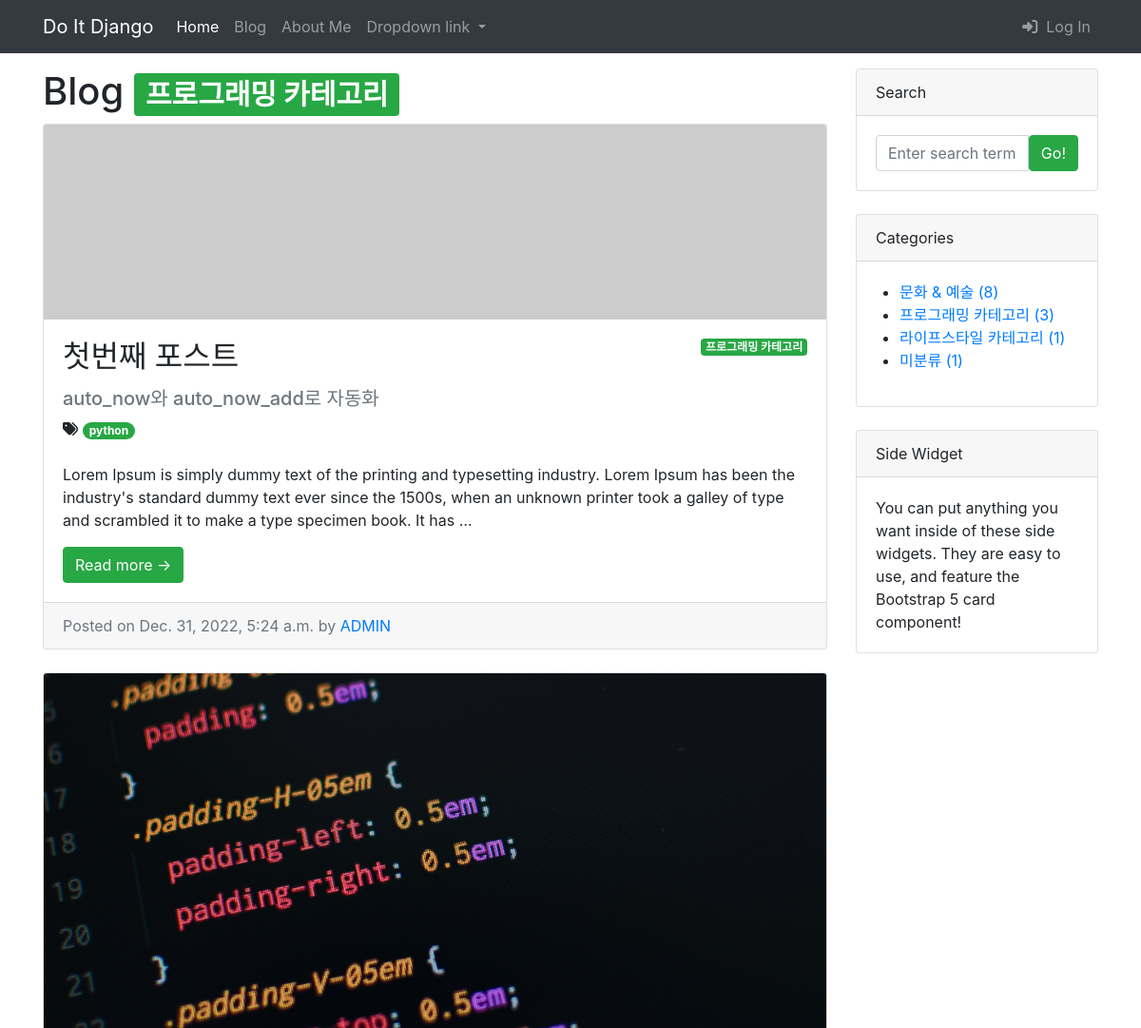
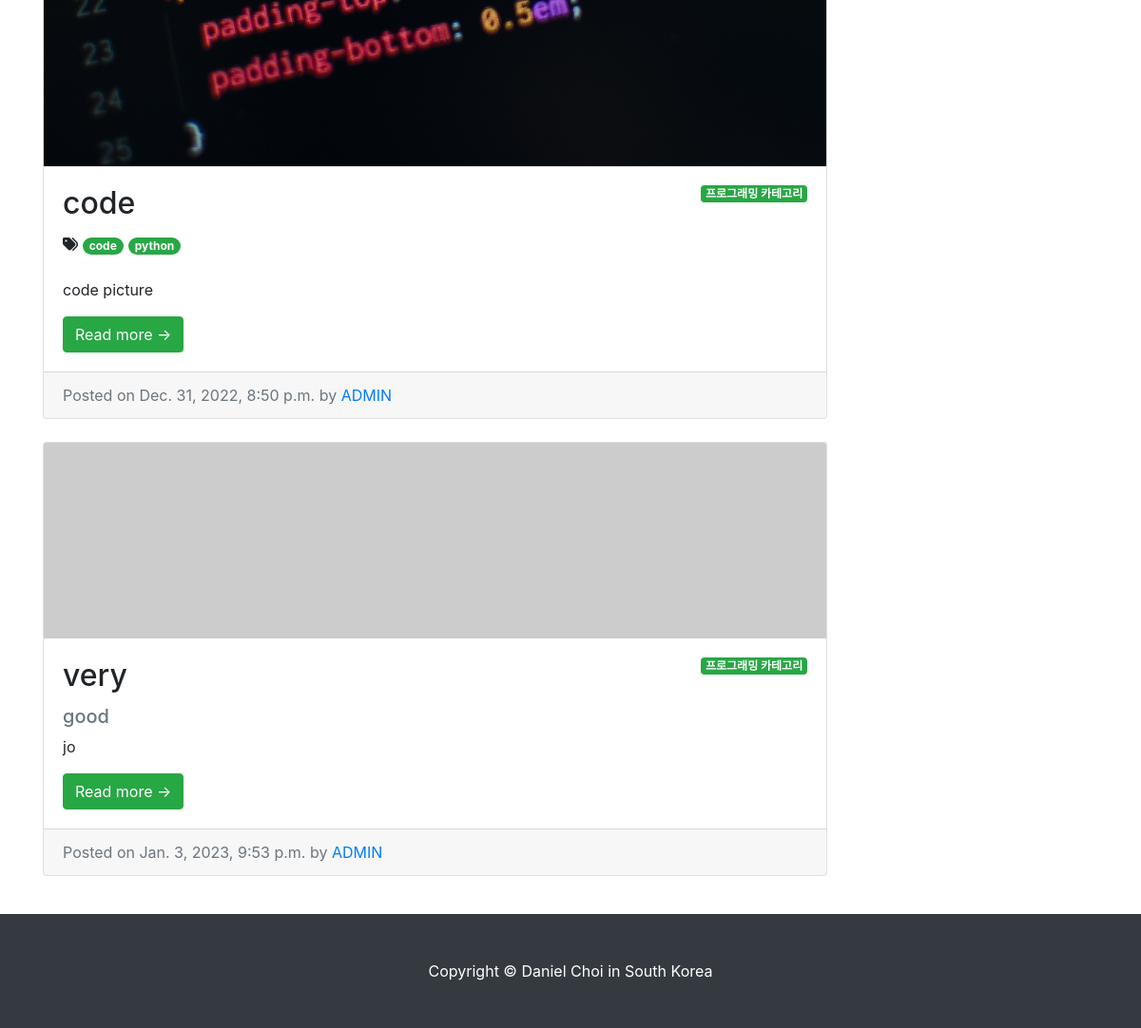
Page /blog/category/프로그래밍-카테고리/ on the committed database (2 pictures, top to bottom).
### blog/models.py (models this page shows, shortened)
class Category(models.Model):
    name = models.CharField(max_length=50, unique=True)
    slug = models.SlugField(max_length=200, unique=True, allow_unicode=True)
    def __str__(self):
        return self.name
    def get_absolute_url(self):
        return f'/blog/category/{self.slug}/'
    class Meta:
        verbose_name_plural = 'Categories'

class Post(models.Model):
    title = models.CharField(max_length=30)
    hook_text = models.CharField(max_length=100, blank=True)
    content = models.TextField()
    head_image = models.ImageField(
        upload_to='blog/images/%Y/%m/%d/', blank=True)
    file_upload = models.FileField(
        upload_to='blog/files/%Y/%m/%d/', blank=True)
    created_at = models.DateTimeField(auto_now_add=True)
    updated_at = models.DateTimeField(auto_now=True)
    author = models.ForeignKey(User, on_delete=models.SET_NULL, null=True)
    category = models.ForeignKey(
        Category, on_delete=models.SET_NULL, null=True, blank=True)
    tags = models.ManyToManyField(Tag, blank=True)
    def __str__(self):
        return f'[{self.pk}]{self.title} :: {self.author}'
    def get_absolute_url(self):
        return f'/blog/{self.pk}'

class Tag(models.Model):
    name = models.CharField(max_length=50)
    slug = models.SlugField(max_length=200, unique=True, allow_unicode=True)
    def __str__(self):
        return self.name
    def get_absolute_url(self):
        return f'/blog/tag/{self.slug}/'

### blog/views.py (the view)
# urls.py: path('category/<str:slug>/', views.category_page),
def category_page(request, slug):
    if slug == 'no_category':
        category = '미분류'
        post_list = Post.objects.filter(category=None)
    else:
        category = Category.objects.get(slug=slug)
        post_list = Post.objects.filter(category=category)
    return render(
        request,
        'blog/post_list.html', {
            'post_list': post_list,
            'categories': Category.objects.all(),
            'no_category_post_count': Post.objects.filter(category=None).count(),
            'category': category
        }
    )

### templates/blog/post_list.html (shortened to what this page needs)
{% extends 'blog/base.html' %}
{% block main_area %}
<h1>Blog
        {% if category %}<span class="badge badge-success">{{ category }}</span>
    {% endif %}
</h1>
{% if post_list.exists %}
{% for p in post_list %}
<div class="card mb-4" id="post-{{ p.pk }}">
    {% if p.head_image %}
    <img class="card-img-top" src="{{ p.head_image.url }}" alt="{{ p }} head image"/>
    {% else %}
    <img class="card-img-top" src="https://picsum.photos/seed/{{ p.id }}/800/200" alt="random_image">
    {% endif %}
    <div class="card-body">
        {% if p.category %}
        <span class="badge badge-success float-right">{{ p.category }}</span>
        {% else %}
        <span class="badge badge-success float-right">미분류</span>
        {% endif %}
        <h2 class="card-title">{{ p.title }}</h2>
        {% if p.hook_text %}
        <h5 class="text-muted">{{ p.hook_text }}</h5>
        {% endif %}
        {% if p.tags.exists %}
            <i class="fa-solid fa-tags"></i>
            {% for tag in p.tags.iterator %}
            <a href="{{ tag.get_absolute_url }}">
                <span class="badge badge-pill badge-success">{{ tag }}</span></a>
            {% endfor %}
            <br>
            <br>
        {% endif %}
        <p class="card-text">{{ p.content|truncatewords:45 }}</p>
        <a class="btn btn-success" href="{{ p.get_absolute_url }}">Read more →</a>
    </div>
    <div class="card-footer text-muted">
        Posted on {{ p.created_at }} by
        <a href="#">{{ p.author|upper }}</a>
    </div>
</div>
{% endfor %}
{% else %}
<h3>아직 게시물이 없습니다.</h3>
{% endif %}
{% endblock  %}

### templates/blog/base.html (shortened to what this page needs)
<!DOCTYPE html>
{% load static %}
<html lang="ko">
<head>
    <link href="{% static 'blog/bootstrap/bootstrap.min.css' %}" media="screen" rel="stylesheet" type="text/css">
</head>
<body>
    {% include 'blog/navbar.html' %}
    <div class="container my-3">
        <div class="row">
            <div class="col-md-8 col-lg-9" id="main-area">
                {% block main_area %}
                {% endblock  %}
            </div>
            <div class="col-md-4 col-lg-3">
                <div class="card mb-4">
                    <div class="card-header">Search</div>
                    <div class="card-body">
                        <div class="input-group">
                            <input class="form-control" type="text" placeholder="Enter search term..."
                                aria-label="Enter search term..." aria-describedby="button-search" />
                            <button class="btn btn-success" id="button-search" type="button">Go!</button>
                        </div>
                    </div>
                </div>
                <div class="card mb-4" id="categories-card">
                    <div class="card-header">Categories</div>
                    <div class="card-body">
                        <div class="row">
                            <ul>
                                {% for category in categories %}
                                <li>
                                    <a href="{{ category.get_absolute_url }}">
                                        {{ category }} ({{ category.post_set.count }})</a>
                                </li>
                                {% endfor %}
                                <li>
                                    <a href="/blog/category/no_category/">
                                        미분류 ({{ no_category_post_count }})</a>
                                </li>
                            </ul>
                        </div>
                    </div>
                </div>
                <div class="card mb-4">
                    <div class="card-header">Side Widget</div>
                    <div class="card-body">You can put anything you want inside of these side widgets. They are easy to use, and feature the Bootstrap 5 card component!</div>
                </div>
            </div>
        </div>
    </div>
    {% include 'blog/footer.html' %}
</body>
</html>

### rows in the picture
Category: name "프로그래밍 카테고리", post_set.count "3"
Post: category "프로그래밍 카테고리", title "첫번째 포스트", hook_text "auto_now와 auto_now_add로 자동화", content "Lorem Ipsum is simply dummy text of the printing and typesetting industry. Lorem Ipsum has been the industry's standard dummy text ever since the 1500s, when an unknown printer took a galley of type and scrambled it to make a type specimen book. It has …", created_at "Dec. 31, 2022, 5:24 a.m.", author "ADMIN"
Tag: name "python"
Post: head_image (picture), category "프로그래밍 카테고리", title "code", content "code picture", created_at "Dec. 31, 2022, 8:50 p.m.", author "ADMIN"
Tag: name "code"
Post: category "프로그래밍 카테고리", title "very", hook_text "good", content "jo", created_at "Jan. 3, 2023, 9:53 p.m.", author "ADMIN"
Category: name "문화 & 예술", post_set.count "8"
Category: name "라이프스타일 카테고리", post_set.count "1"

### other values in the picture
{{ no_category_post_count }} "1"
